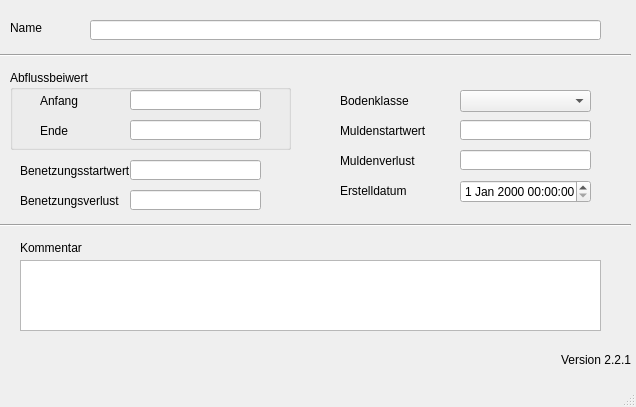
<?xml version="1.0" encoding="UTF-8"?>
<ui version="4.0">
 <class>MainWindow</class>
 <widget class="QMainWindow" name="MainWindow">
  <property name="geometry">
   <rect>
    <x>0</x>
    <y>0</y>
    <width>636</width>
    <height>407</height>
   </rect>
  </property>
  <property name="windowTitle">
   <string>MainWindow</string>
  </property>
  <widget class="QWidget" name="centralwidget">
   <widget class="QLabel" name="label">
    <property name="geometry">
     <rect>
      <x>10</x>
      <y>20</y>
      <width>46</width>
      <height>16</height>
     </rect>
    </property>
    <property name="text">
     <string>Name</string>
    </property>
   </widget>
   <widget class="QLabel" name="label_20">
    <property name="geometry">
     <rect>
      <x>20</x>
      <y>190</y>
      <width>121</width>
      <height>21</height>
     </rect>
    </property>
    <property name="text">
     <string>Benetzungsverlust</string>
    </property>
   </widget>
   <widget class="QLabel" name="label_5">
    <property name="geometry">
     <rect>
      <x>20</x>
      <y>160</y>
      <width>111</width>
      <height>21</height>
     </rect>
    </property>
    <property name="text">
     <string>Benetzungsstartwert</string>
    </property>
   </widget>
   <widget class="QLabel" name="label_6">
    <property name="geometry">
     <rect>
      <x>340</x>
      <y>120</y>
      <width>91</width>
      <height>21</height>
     </rect>
    </property>
    <property name="text">
     <string>Muldenstartwert</string>
    </property>
   </widget>
   <widget class="QLabel" name="label_18">
    <property name="geometry">
     <rect>
      <x>340</x>
      <y>90</y>
      <width>91</width>
      <height>21</height>
     </rect>
    </property>
    <property name="text">
     <string>Bodenklasse</string>
    </property>
   </widget>
   <widget class="QLabel" name="label_70">
    <property name="geometry">
     <rect>
      <x>340</x>
      <y>180</y>
      <width>91</width>
      <height>21</height>
     </rect>
    </property>
    <property name="text">
     <string>Erstelldatum</string>
    </property>
   </widget>
   <widget class="Line" name="line">
    <property name="geometry">
     <rect>
      <x>0</x>
      <y>40</y>
      <width>631</width>
      <height>31</height>
     </rect>
    </property>
    <property name="orientation">
     <enum>Qt::Horizontal</enum>
    </property>
   </widget>
   <widget class="Line" name="line_2">
    <property name="geometry">
     <rect>
      <x>0</x>
      <y>210</y>
      <width>631</width>
      <height>31</height>
     </rect>
    </property>
    <property name="orientation">
     <enum>Qt::Horizontal</enum>
    </property>
   </widget>
   <widget class="QLabel" name="label_14">
    <property name="geometry">
     <rect>
      <x>20</x>
      <y>240</y>
      <width>81</width>
      <height>16</height>
     </rect>
    </property>
    <property name="text">
     <string>Kommentar</string>
    </property>
   </widget>
   <widget class="QGroupBox" name="groupBox">
    <property name="geometry">
     <rect>
      <x>10</x>
      <y>70</y>
      <width>281</width>
      <height>80</height>
     </rect>
    </property>
    <property name="title">
     <string>Abflussbeiwert </string>
    </property>
    <widget class="QLabel" name="label_9">
     <property name="geometry">
      <rect>
       <x>30</x>
       <y>20</y>
       <width>71</width>
       <height>21</height>
      </rect>
     </property>
     <property name="text">
      <string>Anfang</string>
     </property>
    </widget>
    <widget class="QLabel" name="label_13">
     <property name="geometry">
      <rect>
       <x>30</x>
       <y>50</y>
       <width>71</width>
       <height>21</height>
      </rect>
     </property>
     <property name="text">
      <string>Ende</string>
     </property>
    </widget>
    <widget class="QLineEdit" name="anfangsabflussbeiwert">
     <property name="geometry">
      <rect>
       <x>120</x>
       <y>20</y>
       <width>131</width>
       <height>20</height>
      </rect>
     </property>
    </widget>
    <widget class="QLineEdit" name="endabflussbeiwert">
     <property name="geometry">
      <rect>
       <x>120</x>
       <y>50</y>
       <width>131</width>
       <height>20</height>
      </rect>
     </property>
    </widget>
   </widget>
   <widget class="QLabel" name="label_21">
    <property name="geometry">
     <rect>
      <x>340</x>
      <y>150</y>
      <width>91</width>
      <height>21</height>
     </rect>
    </property>
    <property name="text">
     <string>Muldenverlust</string>
    </property>
   </widget>
   <widget class="QLineEdit" name="apnam">
    <property name="geometry">
     <rect>
      <x>90</x>
      <y>20</y>
      <width>511</width>
      <height>20</height>
     </rect>
    </property>
   </widget>
   <widget class="QLineEdit" name="benetzung_startwert">
    <property name="geometry">
     <rect>
      <x>130</x>
      <y>160</y>
      <width>131</width>
      <height>20</height>
     </rect>
    </property>
   </widget>
   <widget class="QLineEdit" name="benetzungsverlust">
    <property name="geometry">
     <rect>
      <x>130</x>
      <y>190</y>
      <width>131</width>
      <height>20</height>
     </rect>
    </property>
   </widget>
   <widget class="QComboBox" name="bodenklasse">
    <property name="geometry">
     <rect>
      <x>460</x>
      <y>90</y>
      <width>131</width>
      <height>22</height>
     </rect>
    </property>
   </widget>
   <widget class="QLineEdit" name="mulden_startwert">
    <property name="geometry">
     <rect>
      <x>460</x>
      <y>120</y>
      <width>131</width>
      <height>20</height>
     </rect>
    </property>
   </widget>
   <widget class="QLineEdit" name="muldenverlust">
    <property name="geometry">
     <rect>
      <x>460</x>
      <y>150</y>
      <width>131</width>
      <height>20</height>
     </rect>
    </property>
   </widget>
   <widget class="QTextEdit" name="kommentar">
    <property name="geometry">
     <rect>
      <x>20</x>
      <y>260</y>
      <width>581</width>
      <height>71</height>
     </rect>
    </property>
   </widget>
   <widget class="QgsDateTimeEdit" name="createdat">
    <property name="geometry">
     <rect>
      <x>460</x>
      <y>180</y>
      <width>131</width>
      <height>23</height>
     </rect>
    </property>
   </widget>
   <widget class="QLabel" name="lb_version">
    <property name="geometry">
     <rect>
      <x>560</x>
      <y>350</y>
      <width>71</width>
      <height>20</height>
     </rect>
    </property>
    <property name="toolTip">
     <string>Version QKan Import</string>
    </property>
    <property name="text">
     <string>Version 2.2.1</string>
    </property>
    <property name="alignment">
     <set>Qt::AlignRight|Qt::AlignTrailing|Qt::AlignVCenter</set>
    </property>
   </widget>
  </widget>
  <widget class="QMenuBar" name="menubar">
   <property name="geometry">
    <rect>
     <x>0</x>
     <y>0</y>
     <width>636</width>
     <height>21</height>
    </rect>
   </property>
  </widget>
  <widget class="QStatusBar" name="statusbar"/>
 </widget>
 <customwidgets>
  <customwidget>
   <class>QgsDateTimeEdit</class>
   <extends>QDateTimeEdit</extends>
   <header>qgsdatetimeedit.h</header>
  </customwidget>
 </customwidgets>
 <tabstops>
  <tabstop>apnam</tabstop>
  <tabstop>anfangsabflussbeiwert</tabstop>
  <tabstop>endabflussbeiwert</tabstop>
  <tabstop>benetzung_startwert</tabstop>
  <tabstop>benetzungsverlust</tabstop>
  <tabstop>bodenklasse</tabstop>
  <tabstop>mulden_startwert</tabstop>
  <tabstop>muldenverlust</tabstop>
  <tabstop>createdat</tabstop>
  <tabstop>kommentar</tabstop>
 </tabstops>
 <resources/>
 <connections/>
</ui>
